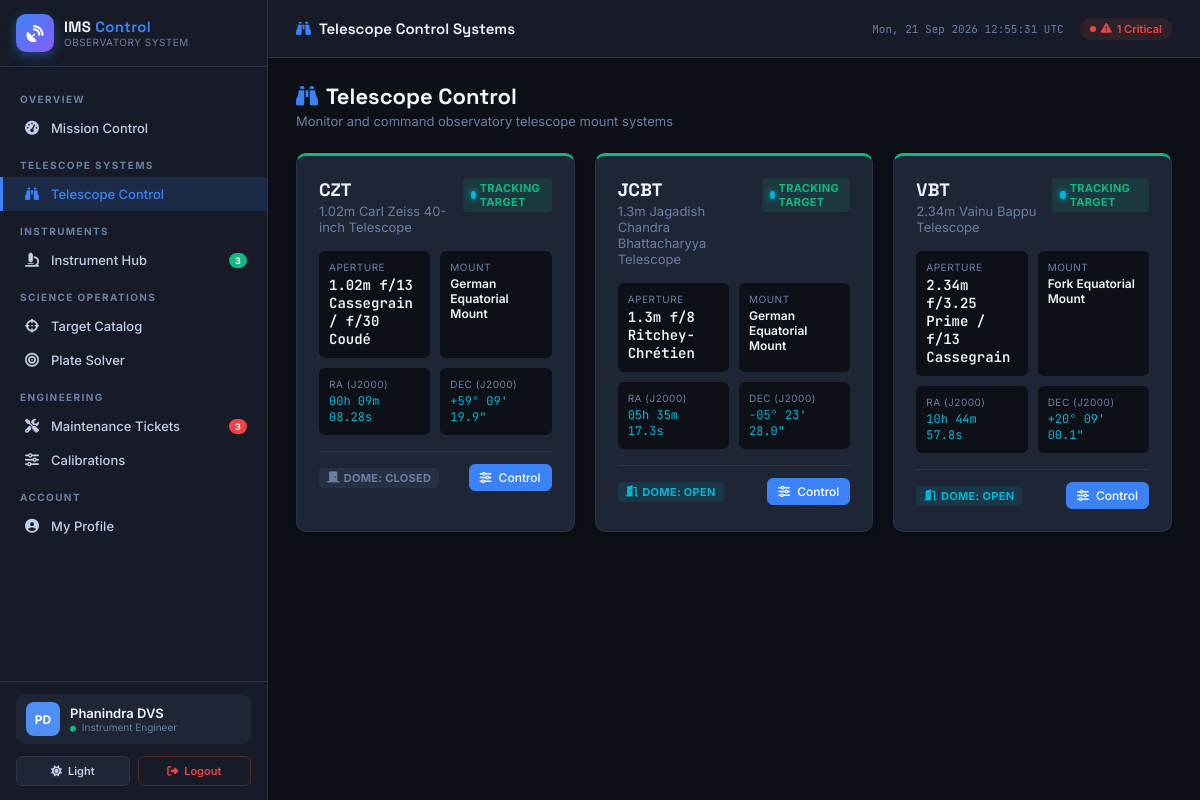
/telescopes/ (signed in), run on an earlier commit of the app's database.
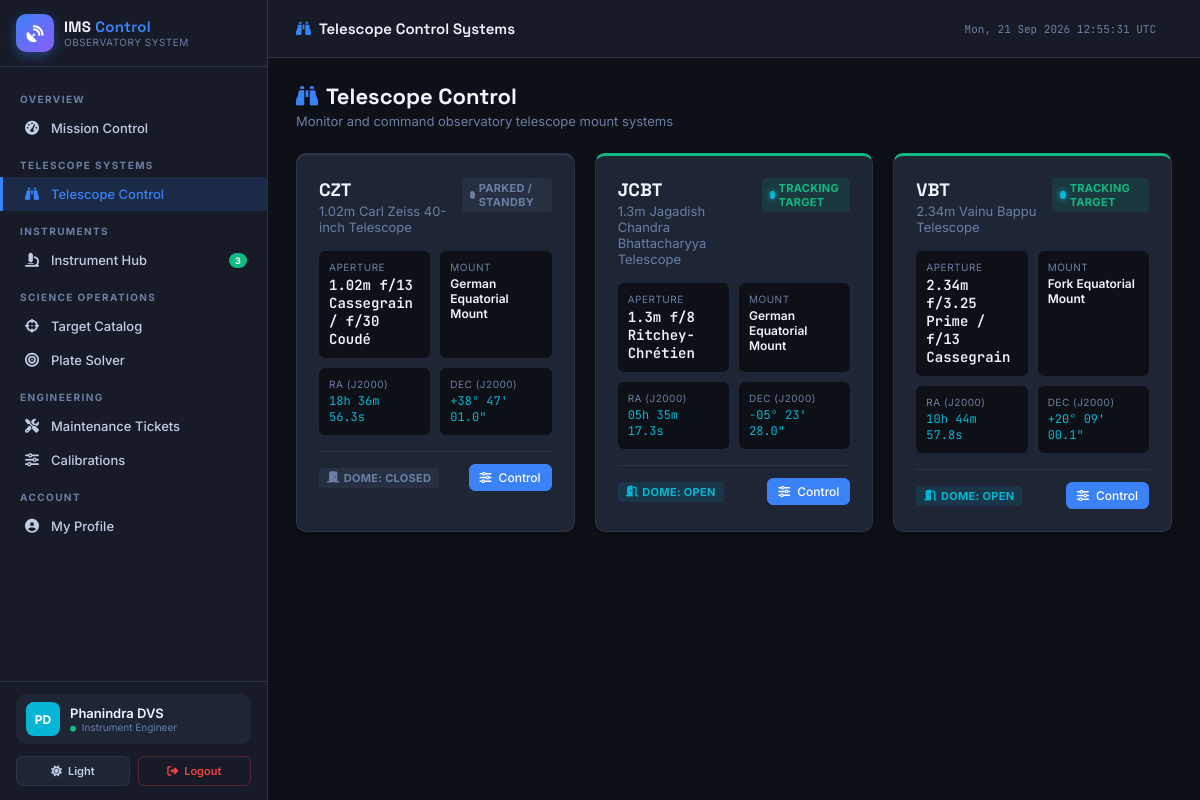
And on a later commit of the database.
### accounts/models.py (models this page shows, shortened)
class User(AbstractUser):
    ROLE_ADMIN = 'admin'
    ROLE_ENGINEER = 'engineer'
    ROLE_OBSERVER = 'observer'
    ROLE_CHOICES = [
        (ROLE_ADMIN, 'Observatory Admin'),
        (ROLE_ENGINEER, 'Instrument Engineer'),
        (ROLE_OBSERVER, 'Astronomical Observer'),
    ]
    DEPARTMENT_CHOICES = [
        ('optics', 'Optics & Instrumentation'),
        ('electronics', 'Control Electronics'),
        ('software', 'Software & Telemetry'),
        ('astronomy', 'Observational Astronomy'),
        ('operations', 'Site Operations'),
    ]
    role = models.CharField(
        max_length=20, choices=ROLE_CHOICES, default=ROLE_OBSERVER,
        help_text="Primary functional role in the observatory system."
    )
    department = models.CharField(
        max_length=30, choices=DEPARTMENT_CHOICES, default='astronomy'
    )
    designation = models.CharField(max_length=100, blank=True, help_text="Job title or academic rank.")
    phone = models.CharField(max_length=20, blank=True)
    avatar_color = models.CharField(max_length=7, default="#4f8ef7")
    theme_preference = models.CharField(
        max_length=10,
        choices=[('dark', 'Dark Observatory Theme'), ('light', 'Light Theme')],
        default='dark'
    )
    assigned_telescopes = models.ManyToManyField(
        'telescopes.Telescope',
        blank=True,
        related_name='assigned_observers',
        help_text="Telescopes this observer is authorized to view and control."
    )
    created_at = models.DateTimeField(auto_now_add=True)
    updated_at = models.DateTimeField(auto_now=True)
    class Meta:
        verbose_name = "User"
        verbose_name_plural = "Users"
        ordering = ["username"]
    @property
    def is_admin(self):
        return self.role == self.ROLE_ADMIN or self.is_superuser
    @property
    def is_engineer(self):
        return self.role == self.ROLE_ENGINEER or self.is_admin
    def get_accessible_telescopes(self):
        from telescopes.models import Telescope
        if self.is_admin or self.is_engineer:
            return Telescope.objects.all()
        if self.role == self.ROLE_OBSERVER:
            return self.assigned_telescopes.all()
        return Telescope.objects.none()
    @property
    def display_name(self):
        return self.get_full_name() or self.username
    @property
    def initials(self):
        name = self.get_full_name()
        if name:
            parts = name.split()
            return "".join(p[0].upper() for p in parts[:2])
        return self.username[:2].upper()

### telescopes/models.py (models this page shows, shortened)
class Telescope(models.Model):
    STATUS_ONLINE = 'online'
    STATUS_SLEWING = 'slewing'
    STATUS_TRACKING = 'tracking'
    STATUS_IDLE = 'idle'
    STATUS_MAINTENANCE = 'maintenance'
    STATUS_FAULT = 'fault'
    STATUS_CHOICES = [
        (STATUS_ONLINE, 'Online / Ready'),
        (STATUS_SLEWING, 'Slewing Target'),
        (STATUS_TRACKING, 'Tracking Target'),
        (STATUS_IDLE, 'Parked / Standby'),
        (STATUS_MAINTENANCE, 'Maintenance Mode'),
        (STATUS_FAULT, 'System Fault'),
    ]
    MOUNT_CHOICES = [
        ('alt_az', 'Alt-Azimuth Mount'),
        ('german_eq', 'German Equatorial Mount'),
        ('fork_eq', 'Fork Equatorial Mount'),
    ]
    DOME_CHOICES = [
        ('closed', 'Closed'),
        ('open', 'Open'),
        ('parkov', 'Parked'),
        ('rotating', 'Rotating / Slewing'),
    ]
    name = models.CharField(max_length=150, help_text="Official name of the observatory telescope.")
    code = models.CharField(max_length=20, unique=True, help_text="Short system code identifier.")
    aperture = models.FloatField(help_text="Primary mirror aperture diameter in meters.")
    focal_ratio = models.CharField(max_length=10, default="f/9", help_text="Focal ratio (e.g., f/9, f/11).")
    mount_type = models.CharField(max_length=20, choices=MOUNT_CHOICES, default='alt_az')
    location = models.CharField(max_length=100, default="IIA Observatory Site")
    status = models.CharField(max_length=20, choices=STATUS_CHOICES, default=STATUS_IDLE)
    right_ascension = models.CharField(max_length=30, default="00h 00m 00.0s")
    declination = models.CharField(max_length=30, default="+00° 00' 00.0\"")
    epoch = models.CharField(max_length=10, default="J2000")
    focus_position = models.FloatField(default=12.50, help_text="Focuser position in mm.")
    dome_status = models.CharField(max_length=20, choices=DOME_CHOICES, default='closed')
    dome_azimuth = models.FloatField(default=0.0, help_text="Dome azimuth angle in degrees.")
    primary_mirror_temp = models.FloatField(default=5.2, help_text="Mirror temperature in °C.")
    ambient_temp = models.FloatField(default=2.1, help_text="Ambient dome air temperature in °C.")
    humidity = models.FloatField(default=35.0, help_text="Relative humidity percentage.")
    created_at = models.DateTimeField(auto_now_add=True)
    updated_at = models.DateTimeField(auto_now=True)
    class Meta:
        verbose_name = "Telescope"
        verbose_name_plural = "Telescopes"
        ordering = ["code"]

### telescopes/views.py (the view)
# urls.py: path('', views.telescope_list_view, name='telescope_list'),
@login_required
def telescope_list_view(request):
    telescopes = request.user.get_accessible_telescopes().order_by('code')
    return render(request, 'telescopes/telescope_list.html', {'telescopes': telescopes})

### core/context_processors.py (called while the page is built)
def observatory_context(request):
    context = {}
    if request.user.is_authenticated:
        context['total_telescopes'] = Telescope.objects.count()
        context['online_telescopes'] = Telescope.objects.filter(status='online').count()
        context['total_instruments'] = Instrument.objects.count()
        context['online_instruments'] = Instrument.objects.filter(status='online').count()
        context['open_tickets'] = MaintenanceTicket.objects.filter(status='open').count()
        context['critical_tickets'] = MaintenanceTicket.objects.filter(status='open', severity='critical').count()
    return context

### templates/telescopes/telescope_list.html (shortened to what this page needs)
{% extends 'base.html' %}
{% block nav_telescopes %}active{% endblock %}
{% block topbar_title %}<i class="fas fa-binoculars" style="color:var(--accent);margin-right:8px;"></i>Telescope Control Systems{% endblock %}
{% block content %}
<div class="page-header">
    <div>
        <h1 class="page-title"><i class="fas fa-binoculars"></i>Telescope Control</h1>
        <p class="page-subtitle">Monitor and command observatory telescope mount systems</p>
    </div>
</div>
<div class="grid grid-3" style="margin-bottom:20px;">
    {% for telescope in telescopes %}
    <div class="card" style="border-top:3px solid {% if telescope.status == 'online' or telescope.status == 'tracking' %}var(--green){% elif telescope.status == 'fault' %}var(--red){% elif telescope.status == 'maintenance' %}var(--yellow){% else %}var(--border){% endif %};">
        <div style="display:flex;align-items:flex-start;justify-content:space-between;gap:12px;margin-bottom:16px;">
            <div>
                <div style="font-family:'Space Grotesk',sans-serif;font-size:18px;font-weight:700;color:var(--text-primary);">{{ telescope.code }}</div>
                <div style="font-size:13px;color:var(--text-muted);margin-top:2px;">{{ telescope.name }}</div>
            </div>
            <span class="badge {% if telescope.status == 'online' or telescope.status == 'tracking' %}badge-green{% elif telescope.status == 'fault' %}badge-red{% elif telescope.status == 'maintenance' %}badge-yellow{% else %}badge-gray{% endif %}">
                <span class="status-dot dot-{{ telescope.status }}" style="margin-right:0;"></span>
                {{ telescope.get_status_display }}
            </span>
        </div>
        <div style="display:grid;grid-template-columns:1fr 1fr;gap:10px;margin-bottom:16px;">
            <div style="background:var(--bg-primary);padding:10px;border-radius:var(--radius-sm);">
                <div style="font-size:10px;color:var(--text-muted);text-transform:uppercase;letter-spacing:0.5px;margin-bottom:3px;">Aperture</div>
                <div class="mono" style="font-size:14px;font-weight:600;color:var(--text-primary);">{{ telescope.aperture }}m {{ telescope.focal_ratio }}</div>
            </div>
            <div style="background:var(--bg-primary);padding:10px;border-radius:var(--radius-sm);">
                <div style="font-size:10px;color:var(--text-muted);text-transform:uppercase;letter-spacing:0.5px;margin-bottom:3px;">Mount</div>
                <div style="font-size:12px;font-weight:600;color:var(--text-primary);">{{ telescope.get_mount_type_display }}</div>
            </div>
            <div style="background:var(--bg-primary);padding:10px;border-radius:var(--radius-sm);">
                <div style="font-size:10px;color:var(--text-muted);text-transform:uppercase;letter-spacing:0.5px;margin-bottom:3px;">RA (J2000)</div>
                <div class="mono" style="font-size:12px;color:var(--cyan);">{{ telescope.right_ascension }}</div>
            </div>
            <div style="background:var(--bg-primary);padding:10px;border-radius:var(--radius-sm);">
                <div style="font-size:10px;color:var(--text-muted);text-transform:uppercase;letter-spacing:0.5px;margin-bottom:3px;">DEC (J2000)</div>
                <div class="mono" style="font-size:12px;color:var(--cyan);">{{ telescope.declination }}</div>
            </div>
        </div>
        <div style="display:flex;align-items:center;justify-content:space-between;gap:8px;padding-top:12px;border-top:1px solid var(--border);">
            <div>
                <span class="badge {% if telescope.dome_status == 'open' %}badge-cyan{% else %}badge-gray{% endif %}">
                    <i class="fas fa-{% if telescope.dome_status == 'open' %}door-open{% else %}door-closed{% endif %}"></i>
                    Dome: {{ telescope.get_dome_status_display }}
                </span>
            </div>
            <a href="{% url 'telescopes:telescope_detail' telescope.pk %}" class="btn btn-primary btn-sm">
                <i class="fas fa-sliders-h"></i> Control
            </a>
        </div>
    </div>
    {% endfor %}
</div>
{% endblock %}

### templates/base.html (shortened to what this page needs)
<!DOCTYPE html>
<html lang="en" data-theme="{% if user.is_authenticated %}{{ user.theme_preference|default:'dark' }}{% else %}dark{% endif %}">
<head>
    {% load static %}
    <link rel="stylesheet" href="https://cdnjs.cloudflare.com/ajax/libs/font-awesome/6.5.0/css/all.min.css">
</head>
<body>
<nav class="sidebar">
    <div class="sidebar-logo">
        <a href="{% url 'core:dashboard' %}" class="logo-mark">
            <div class="logo-icon"><i class="fas fa-satellite-dish"></i></div>
            <div class="logo-text-block">
                <div class="logo-title">IMS <span>Control</span></div>
                <div class="logo-sub">Observatory System</div>
            </div>
        </a>
    </div>
    <nav class="sidebar-nav">
        <div class="nav-section-label">Overview</div>
        <a href="{% url 'core:dashboard' %}" class="nav-item {% block nav_dashboard %}{% endblock %}">
            <i class="fas fa-gauge-high"></i> Mission Control
        </a>
        <div class="nav-section-label">Telescope Systems</div>
        <a href="{% url 'telescopes:telescope_list' %}" class="nav-item {% block nav_telescopes %}{% endblock %}">
            <i class="fas fa-binoculars"></i> Telescope Control
        </a>
        <div class="nav-section-label">Instruments</div>
        <a href="{% url 'instruments:instrument_list' %}" class="nav-item {% block nav_instruments %}{% endblock %}">
            <i class="fas fa-microscope"></i> Instrument Hub
            {% if online_instruments %}<span class="nav-badge green">{{ online_instruments }}</span>{% endif %}
        </a>
        <div class="nav-section-label">Science Operations</div>
        <a href="{% url 'observations:target_list' %}" class="nav-item {% block nav_targets %}{% endblock %}">
            <i class="fas fa-crosshairs"></i> Target Catalog
        </a>
        <a href="{% url 'platesolver:index' %}" class="nav-item {% block nav_platesolver %}{% endblock %}">
            <i class="fas fa-bullseye"></i> Plate Solver
        </a>
        <div class="nav-section-label">Engineering</div>
        <a href="{% url 'maintenance:ticket_list' %}" class="nav-item {% block nav_tickets %}{% endblock %}">
            <i class="fas fa-screwdriver-wrench"></i> Maintenance Tickets
            {% if open_tickets %}<span class="nav-badge {% if critical_tickets %}{% else %}yellow{% endif %}">{{ open_tickets }}</span>{% endif %}
        </a>
        <a href="{% url 'maintenance:calibration_list' %}" class="nav-item {% block nav_calibrations %}{% endblock %}">
            <i class="fas fa-sliders"></i> Calibrations
        </a>
        <div class="nav-section-label">Account</div>
        <a href="{% url 'accounts:profile' %}" class="nav-item {% block nav_profile %}{% endblock %}">
            <i class="fas fa-circle-user"></i> My Profile
        </a>
    </nav>
    <div class="sidebar-user">
        <div class="user-card">
            <div class="user-avatar" style="background: {{ user.avatar_color|default:'#3b82f6' }}">
                {{ user.initials }}
            </div>
            <div style="flex:1; min-width:0;">
                <div class="user-name">{{ user.display_name }}</div>
                <div class="user-role-badge">
                    <i class="fas fa-circle" style="font-size:6px; color:var(--green); margin-right:3px;"></i>
                    {{ user.get_role_display }}
                </div>
            </div>
        </div>
    </div>
    <div class="sidebar-actions">
        <a href="{% url 'accounts:toggle_theme' %}" class="btn-sidebar-action btn-theme" title="Toggle Theme">
            <i class="fas {% if user.theme_preference == 'dark' %}fa-sun{% else %}fa-moon{% endif %}"></i>
            <span>{% if user.theme_preference == 'dark' %}Light{% else %}Dark{% endif %}</span>
        </a>
        <a href="{% url 'accounts:logout' %}" class="btn-sidebar-action btn-logout">
            <i class="fas fa-right-from-bracket"></i>
            <span>Logout</span>
        </a>
    </div>
</nav>
<div class="main-content">
    <header class="topbar">
        <div class="topbar-title">{% block topbar_title %}Instrument Management System{% endblock %}</div>
        <div class="topbar-meta" id="live-clock">Loading…</div>
        <div class="topbar-actions">
            {% if critical_tickets %}
            <span class="status-pill fault"><i class="fas fa-triangle-exclamation"></i> {{ critical_tickets }} Critical</span>
            {% endif %}
        </div>
    </header>
    <main class="page-body">
        {% block content %}{% endblock %}
    </main>
</div>
</body>
</html>

What changed in the data, as far as the page shows it:
changed User "Phanindra DVS": avatar_color "#4f8ef7" → "#06b6d4" (drawn)
changed Telescope "CZT": status "TRACKING TARGET" → "PARKED / STANDBY"; right_ascension "00h 09m 08.28s" → "18h 36m 56.3s"; declination "+59° 09' 19.9\"" → "+38° 47' 01.0\""
Also different on the page:
{{ open_tickets }}: "3" → (not shown)
{{ critical_tickets }}: "1" → (not shown)
text no longer shown: "Critical"
